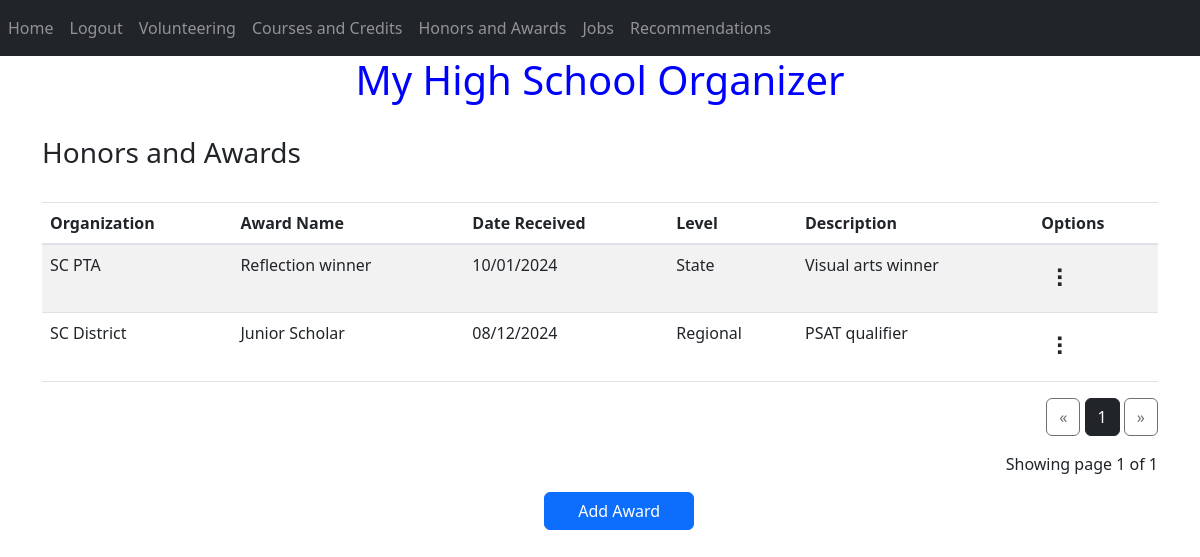
Page /awards (signed in) on the committed database.
### website/models.py (models this page shows)
class Honors(db.Model):
    honors_seq = db.Column(db.Integer, primary_key=True)
    org_name = db.Column(db.String(200))
    award_name = db.Column(db.String(200))
    date = db.Column(db.Date)
    level = db.Column(db.String(30))
    description = db.Column(db.String(500))
    user_id = db.Column(db.Integer, db.ForeignKey('user.id'))
    docref= db.Column(db.String(500))

### website/views.py (the view)
@views.route("/awards", methods=['GET', 'POST'])
@login_required
def showawards():
    page = request.args.get('page', 1, type=int)
    print("hello")
    print(current_user.id)
    awards = Honors.query.filter_by(user_id=current_user.id).paginate(page=page,per_page=ROWS_PER_PAGE)
    return render_template("awards.html", user=current_user,awards=awards)

### website/__init__.py (called while the page is built)
def create_app():
    app = Flask(__name__)
    app.config['SQLALCHEMY_TRACK_MODIFICATIONS'] = 'False'
    app.config['SECRET_KEY'] = 'd'
    app.config['SQLALCHEMY_DATABASE_URI'] = f'sqlite:///{DB_NAME}'
    db.init_app(app)
    print('success 1')
    from .views import views
    from .auth import auth
    print('success 2')
    app.register_blueprint(views, url_prefix='/')
    app.register_blueprint(auth, url_prefix='/')
    from .models import User
    create_database(app)
    login_manager = LoginManager()
    login_manager.login_view = 'auth.login'
    login_manager.init_app(app)
    @login_manager.user_loader
    def load_user(id):
        return User.query.get(int(id))
    return app

### website/templates/awards.html (shortened to what this page needs)
{% extends "base.html" %} {% block title %}Awards{% endblock %} {% block content
    %}
<br />
    <form method="POST">
        <h3>Honors and Awards</h3>
        <br />
        <div class="table-responsive">
        <table id="data" class="table table-striped">
          <thead>
            <tr>
              <th>Organization</th>
              <th>Award Name</th>
              <th>Date Received</th>
              <th>Level</th>
              <th>Description</th>
              <th>Options</th>
            </tr>
          </thead>
          <tbody>
            {% for award in awards.items %}
            <tr>
              <td>{{ award.org_name }}</td>
              <td>{{ award.award_name }}</td>
              <td>{{ award.date.strftime('%m/%d/%Y') }}</td>
              <td>{{ award.level }}</td>
              <td>{{ award.description }}</td>
              <td text-align="center">
                <div class="dropdown">
                  <button class="btn btn secondary"><div class="test"></div></button>
                </div>
              </td>
            </tr>
            {% endfor %}
           </tbody>
        </table>
<div class="text-right">
    <a href="{{ url_for('views.showawards', page=awards.prev_num)}}"
        class="btn btn-outline-dark
        {% if awards.page == 1 %}disabled{% endif %}">
        &laquo;
    </a>
    {% for page_num in awards.iter_pages(left_edge=1, right_edge=1, left_current=1, right_current=2) %}
{% if page_num %}
             {% if awards.page == page_num %}
            <a href="{{ url_for('views.showawards', page=page_num) }}"text-align="right"
                class="btn btn-dark">
                {{ page_num }}
            </a>
            {% else %}
            <a href="{{ url_for('views.showawards', page=page_num) }}"text-align="right"
                class="btn btn-outline-dark">
                {{ page_num }}
            </a>
            {% endif %}
        {% else %}
            ...
        {% endif %}
    {% endfor %}
    <a href="{{ url_for('views.showawards', page=awards.next_num) }}" text-align="right"
        class="btn btn-outline-dark
        {% if awards.page == awards.pages %}disabled{% endif %}">
        &raquo;
    </a>
</div>
<p class="text-right mt-3">
Showing page {{ awards.page }} of {{ awards.pages }}
</p>
    </div>
</form>
<a href="{{url_for('views.addaward')}}" class ="btn btn-primary" id="SN">Add Award</a>
{% endblock %}

### website/templates/base.html (style rules this page uses)
body { background-image: url('https://th.bing.com/th/id/R.b179474d4fa04e9df880ef0445697ee5?rik=v7kEGZ6PWclRJQ&riu=http%3a%2f%2fgetwallpapers.com%2fwallpaper%2ffull%2f5%2fc%2f3%2f1072806-large-cream-colored-wallpaper-2560x1440.jpg&ehk=rWQhLJNfK0N7alVZ9aBW%2bv9c%2bPASYbn8wuBAyj0UOIw%3d&risl=&pid=ImgRaw&r=0'); background-repeat: no-repeat; background-attachment: fixed; background-size: 100% 100%; }
.dropdown { display: inline-block; position: relative; }
.test:after { content: '\2807'; font-size: 25px; }

### website/templates/awards.html (style rules this page uses)
#SN { position:relative; display: inline-block; top:50%; left:45%; width:150px; }
.dropdown { display: inline-block; position: relative; }
.test:after { content: '\2807'; font-size: 25px; }

### rows in the picture
Honors: org_name "SC PTA", award_name "Reflection winner", date "10/01/2024", level "State", description "Visual arts winner"
Honors: org_name "SC District", award_name "Junior Scholar", date "08/12/2024", level "Regional", description "PSAT qualifier"

### other values in the picture
{{ page_num }} "1"
{{ awards.page }} "1"
{{ awards.pages }} "1"
